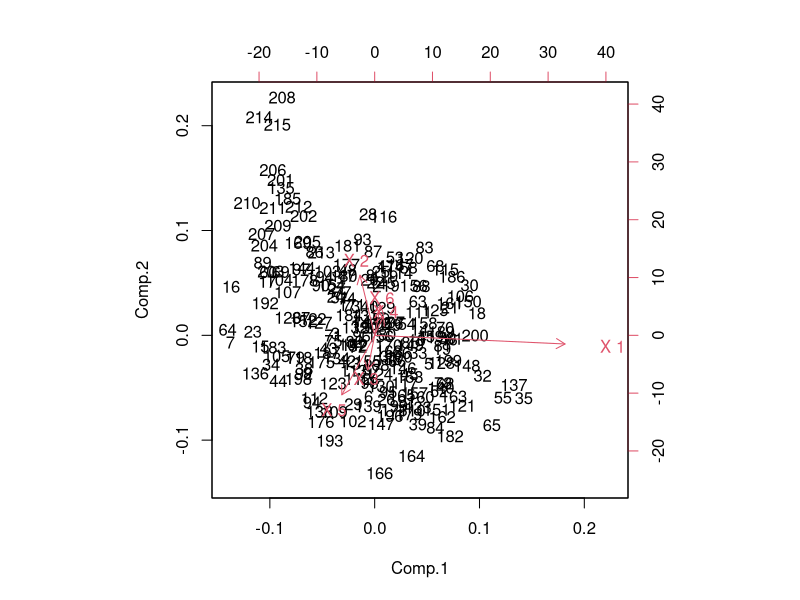
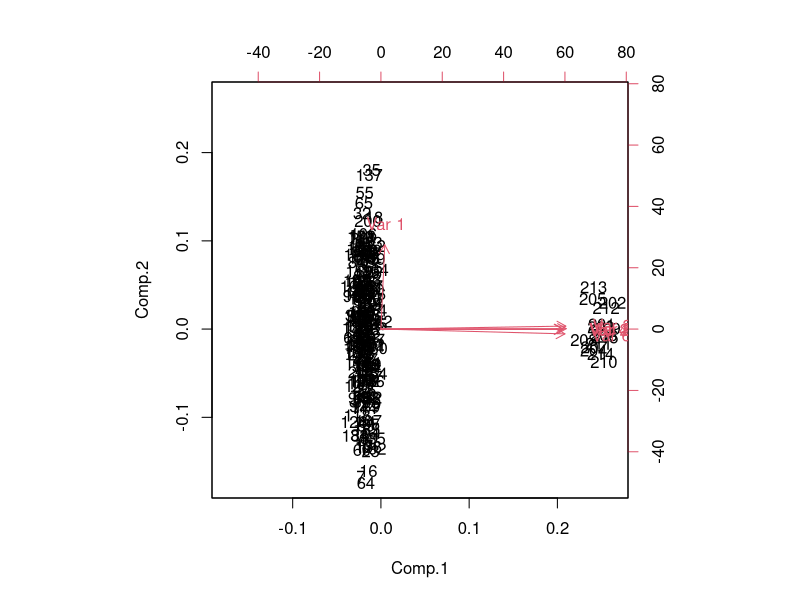
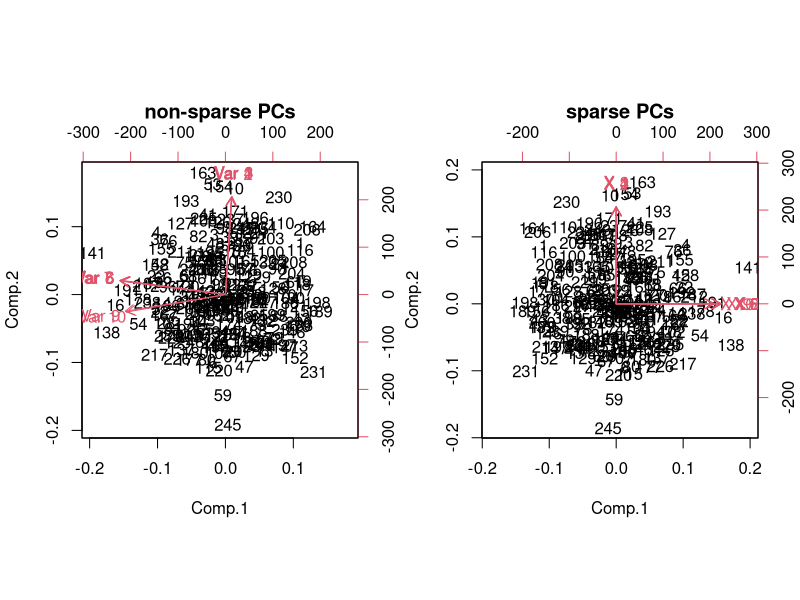
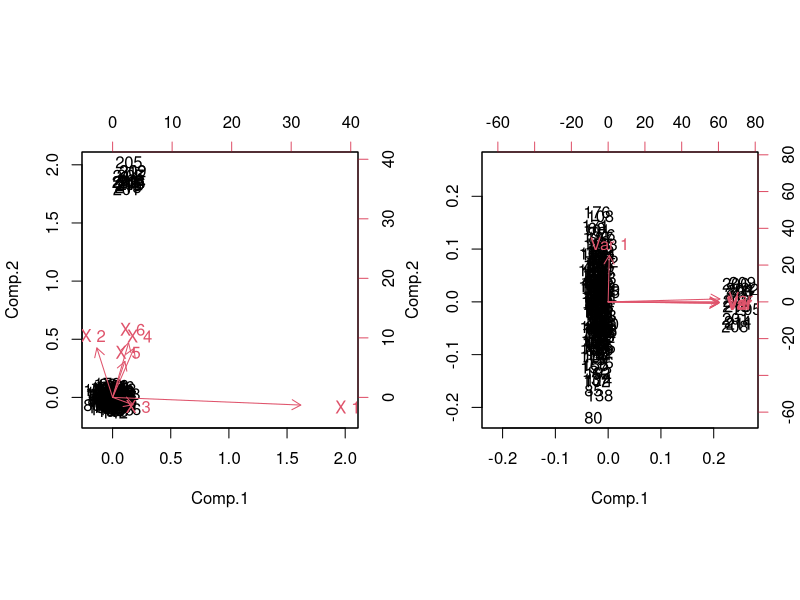
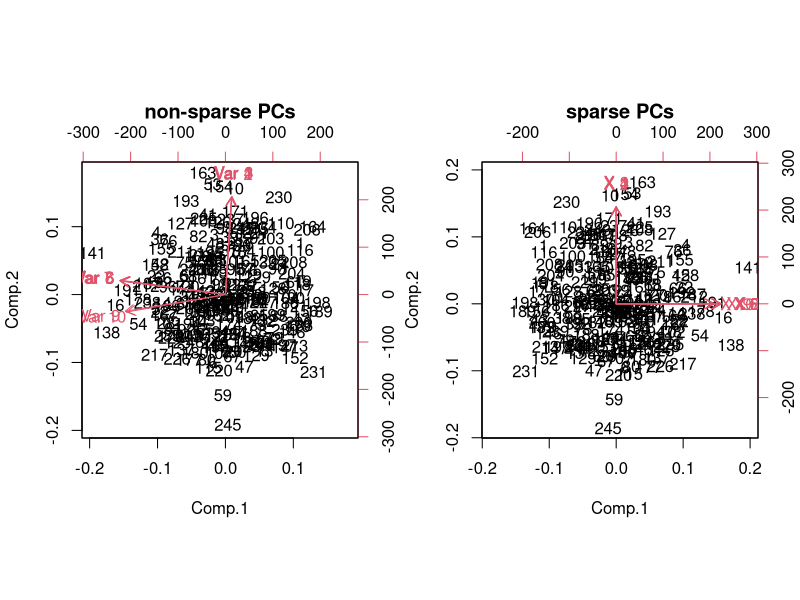
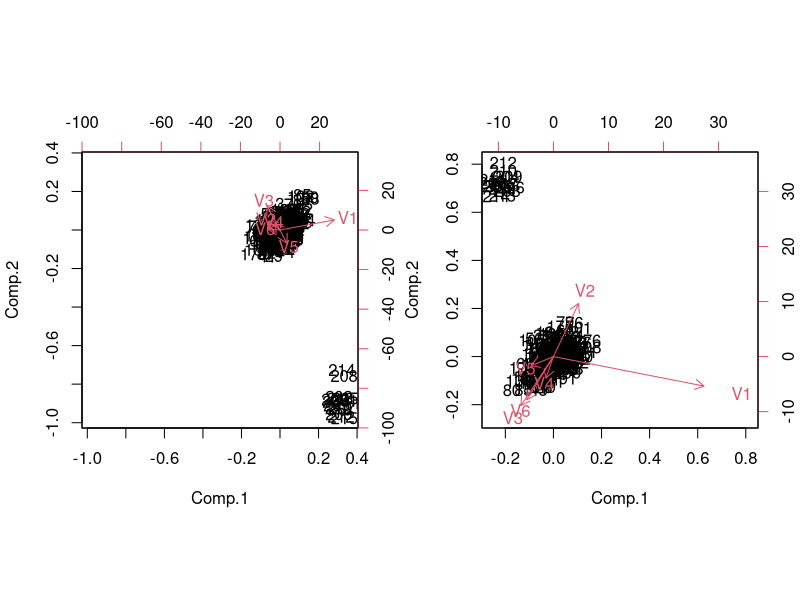
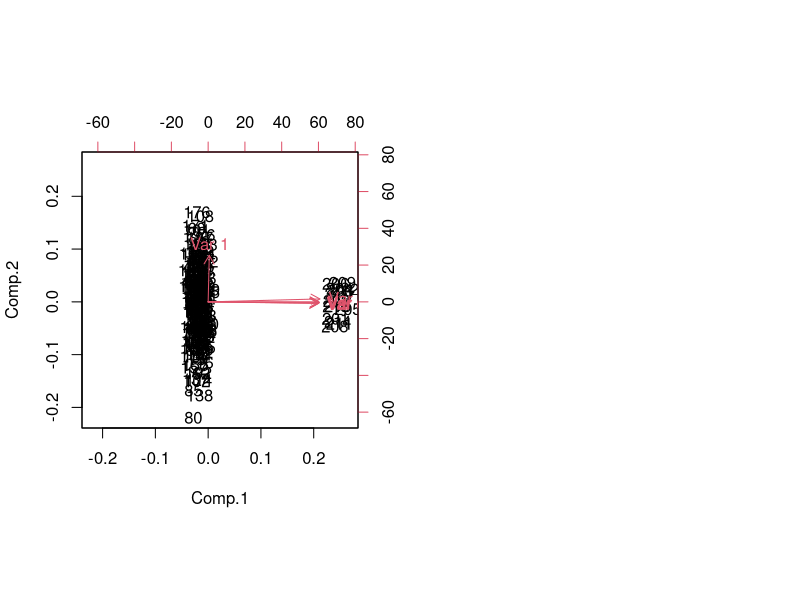
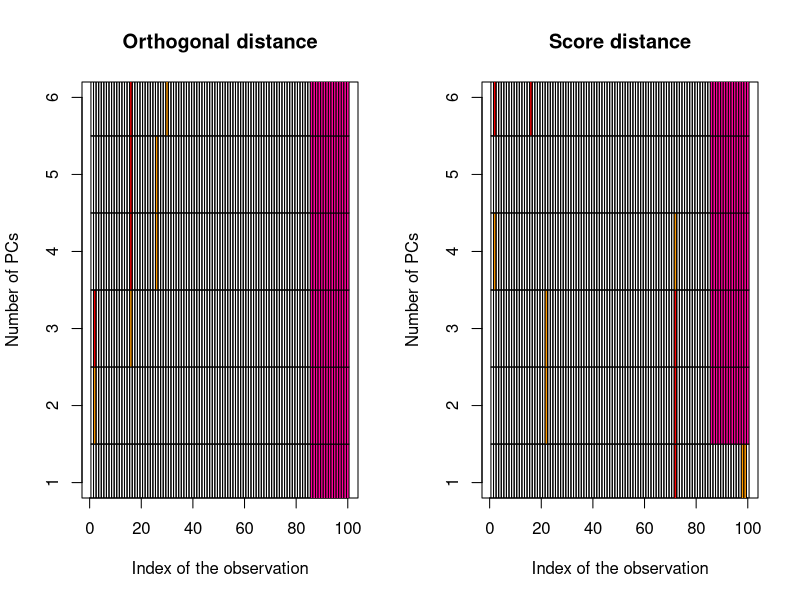

Here is the R script that generated these plots, in order:
library(pcaPP)
test_1 <- function() {
      print("IN FUN 1")
      # multivariate data with outliers
      library(mvtnorm)
      x <- rbind(rmvnorm(200, rep(0, 6), diag(c(5, rep(1,5)))),
            rmvnorm( 15, c(0, rep(20, 5)), diag(rep(1, 6))))
      # Here we calculate the principal components with PCAgrid
      pc <- PCAgrid(x)
      # we could draw a biplot too:
      biplot(pc)
      # now we want to compare the results with the non-robust principal components
      pc <- princomp(x)
      # again, a biplot for comparison:
      biplot(pc)

      ##  Sparse loadings
      set.seed (0)
      x <- data.Zou ()

                  ##  applying PCA
      pc <-  princomp (x)
                  ##  the corresponding non-sparse loadings
      unclass (pc$load[,1:3])
      pc$sdev[1:3]

                  ##  lambda as calculated in the opt.TPO - example
      lambda <- c (0.23, 0.34, 0.005)
                  ##  applying sparse PCA
      spc <- sPCAgrid (x, k = 3, lambda = lambda, method = "sd")
      unclass (spc$load)
      spc$sdev[1:3]

                  ## comparing the non-sparse and sparse biplot
      par (mfrow = 1:2)
      biplot (pc, main = "non-sparse PCs")
      biplot (spc, main = "sparse PCs")
}

test_1()

test_2 <- function() {
      # multivariate data with outliers
      library(mvtnorm)
      x <- rbind(rmvnorm(200, rep(0, 6), diag(c(5, rep(1,5)))),
            rmvnorm( 15, c(0, rep(20, 5)), diag(rep(1, 6))))
      # Here we calculate the principal components with PCAgrid
      pc <- PCAproj(x, 6)
      # we could draw a biplot too:
      biplot(pc)

      # we could use another calculation method and another objective function, and 
      # maybe only calculate the first three principal components:
      pc <- PCAproj(x, 3, "qn", "sphere")
      biplot(pc)

      # now we want to compare the results with the non-robust principal components
      pc <- princomp(x)
      # again, a biplot for comparision:
      biplot(pc)
}

test_3 <- function() {
      # multivariate data with outliers
      library(mvtnorm)
      x <- rbind(rmvnorm(85, rep(0, 6), diag(c(5, rep(1,5)))),
            rmvnorm( 15, c(0, rep(20, 5)), diag(rep(1, 6))))
      # Here we calculate the principal components with PCAgrid
      pcrob <- PCAgrid(x, k=6)
      resrob <- PCdiagplot(x,pcrob,plotbw=FALSE)

      # compare with classical method:
      pcclass <- PCAgrid(x, k=6, method="sd")
      resclass <- PCdiagplot(x,pcclass,plotbw=FALSE)
}

test_4 <- function() {
      x <- rnorm(100, 10, 5)
      x <- ScaleAdv(x)$x

      # can be used with multivariate data too
      library(mvtnorm)
      x <- rmvnorm(100, 3:7, diag((7:3)^2))
      res <- ScaleAdv(x, center = l1median, scale = mad)
      res

      # instead of using an estimator, you could specify the center and scale yourself too
      x <- rmvnorm(100, 3:7, diag((7:3)^2))
      res <- ScaleAdv(x, 3:7, 7:3)
      res
}

test_5 <- function() {

      set.seed (100)		## creating test data
      n <- 1000
      x <- rnorm (n)
      y <- x+  rnorm (n)

      tim <- proc.time ()[1]	## applying cor.fk
      cor.fk (x, y)
      cat ("cor.fk runtime [s]:", proc.time ()[1] - tim, "(n =", length (x), ")\n")

      tim <- proc.time ()[1]	## applying cor (standard R implementation)
      cor (x, y, method = "kendall")
      cat ("cor runtime [s]:", proc.time ()[1] - tim, "(n =", length (x), ")\n")

            ##	applying cor and cor.fk on data containing				

      Xt <- cbind (c (x, as.integer (x)), c (y, as.integer (y)))

      tim <- proc.time ()[1]	## applying cor.fk
      cor.fk (Xt)
      cat ("cor.fk runtime [s]:", proc.time ()[1] - tim, "(n =", nrow (Xt), ")\n")

      tim <- proc.time ()[1]	## applying cor (standard R implementation)
      cor (Xt, method = "kendall")
      cat ("cor runtime [s]:", proc.time ()[1] - tim, "(n =", nrow (Xt), ")\n")
}

test_6 <- function() {
      # multivariate data with outliers
      library(mvtnorm)
      x <- rbind(rmvnorm(200, rep(0, 6), diag(c(5, rep(1,5)))),
            rmvnorm( 15, c(0, rep(20, 5)), diag(rep(1, 6))))
      pc <- princomp(x)
      covPC(pc, k=2)
}

test_7 <- function() {
      # multivariate data with outliers
      library(mvtnorm)
      x <- rbind(rmvnorm(200, rep(0, 6), diag(c(5, rep(1,5)))),
            rmvnorm( 15, c(0, rep(20, 5)), diag(rep(1, 6))))
      covPCAproj(x)
      # compare with classical covariance matrix:
      cov(x)
}

test_8 <- function() {
                  ##  data generation
      set.seed (0)
      x <- data.Zou ()

                  ##  applying PCA
      pc <-  princomp (x)
                  ##  the corresponding non-sparse loadings
      unclass (pc$load[,1:3])
      pc$sdev[1:3]

                  ##  lambda as calculated in the opt.TPO - example
      lambda <- c (0.23, 0.34, 0.005)
                  ##  applying sparse PCA
      spc <- sPCAgrid (x, k = 3, lambda = lambda, method = "sd")
      unclass (spc$load)
      spc$sdev[1:3]

                  ## comparing the non-sparse and sparse biplot
      par (mfrow = 1:2)
      biplot (pc, main = "non-sparse PCs")
      biplot (spc, main = "sparse PCs")
}

test_9 <- function() {
      l1median(rnorm(100), trace = -1) # this returns the median of the sample

      # multivariate data with outliers
      library(mvtnorm)
      x <- rbind(rmvnorm(200, rep(0, 4), diag(c(1, 1, 2, 2))), 
            rmvnorm( 50, rep(3, 4), diag(rep(2, 4))))
      l1median(x, trace = -1)
      # compare with coordinate-wise median:
      apply(x,2,median)
}

test_10 <- function() {

      # multivariate data with outliers
      library(mvtnorm)
      x <- rbind(rmvnorm(200, rep(0, 4), diag(c(1, 1, 2, 2))), 
            rmvnorm( 50, rep(3, 4), diag(rep(2, 4))))

      l1median_NM (x)$par
      l1median_CG (x)$par
      l1median_BFGS (x)$par
      l1median_NLM (x)$par
      l1median_HoCr (x)$par
      l1median_VaZh (x)$par

      # compare with coordinate-wise median:
      apply(x,2,median)
}

test_11 <- function() {

      set.seed (0)
                        ##  generate test data
      x <- data.Zou (n = 250)

      k.max <- 3          ##  max number of considered sparse PCs

                        ##  arguments for the sPCAgrid algorithm
      maxiter <- 25       ##    the maximum number of iterations
      method <- "sd"      ##    using classical estimations

                        ##  Optimizing the TPO criterion
      oTPO <- opt.TPO (x, k.max = k.max, method = method, maxiter = maxiter)

                        ##  Optimizing the BIC criterion
      oBIC <- opt.BIC (x, k.max = k.max, method = method, maxiter = maxiter)

            ##  Objective function vs. lambda
      par (mfrow = c (2, k.max))
      for (i in 1:k.max)        objplot (oTPO, k = i)
      for (i in 1:k.max)        objplot (oBIC, k = i)
}

test_12 <- function() {

      set.seed (0)
                        ##  generate test data
      x <- data.Zou (n = 250)

      k.max <- 3          ##  max number of considered sparse PCs

                        ##  arguments for the sPCAgrid algorithm
      maxiter <- 25       ##    the maximum number of iterations
      method <- "sd"      ##    using classical estimations

                        ##  Optimizing the TPO criterion
      oTPO <- opt.TPO (x, k.max = k.max, method = method, maxiter = maxiter)

      oTPO$pc             ##  the model selected by opt.TPO
      oTPO$pc$load        ##  and the according sparse loadings.

                        ##  Optimizing the BIC criterion
      oBIC <- opt.BIC (x, k.max = k.max, method = method, maxiter = maxiter)

      oBIC$pc[[1]]        ##  the first model selected by opt.BIC (k = 1)

            ##  Tradeoff Curves: Explained Variance vs. sparseness
      par (mfrow = c (2, k.max))
      for (i in 1:k.max)        plot (oTPO, k = i)
      for (i in 1:k.max)        plot (oBIC, k = i)

            ##  Tradeoff Curves: Explained Variance vs. lambda
      par (mfrow = c (2, k.max))
      for (i in 1:k.max)        plot (oTPO, k = i, f.x = "lambda")
      for (i in 1:k.max)        plot (oBIC, k = i, f.x = "lambda")

            ##  Objective function vs. lambda
      par (mfrow = c (2, k.max))
      for (i in 1:k.max)        objplot (oTPO, k = i)
      for (i in 1:k.max)        objplot (oBIC, k = i)
}

test_13 <- function() {

      set.seed (0)
                        ##  generate test data
      x <- data.Zou (n = 250)

      k.max <- 3          ##  max number of considered sparse PCs

                        ##  arguments for the sPCAgrid algorithm
      maxiter <- 25       ##    the maximum number of iterations
      method <- "sd"      ##    using classical estimations

                        ##  Optimizing the TPO criterion
      oTPO <- opt.TPO (x, k.max = k.max, method = method, maxiter = maxiter)

                        ##  Optimizing the BIC criterion
      oBIC <- opt.BIC (x, k.max = k.max, method = method, maxiter = maxiter)

            ##  Tradeoff Curves: Explained Variance vs. sparseness
      par (mfrow = c (2, k.max))
      for (i in 1:k.max)        plot (oTPO, k = i)
      for (i in 1:k.max)        plot (oBIC, k = i)

            ##  Explained Variance vs. lambda
      par (mfrow = c (2, k.max))
      for (i in 1:k.max)        plot (oTPO, k = i, f.x = "lambda")
      for (i in 1:k.max)        plot (oBIC, k = i, f.x = "lambda")
}


























print("Running test_1\n")
test_1()

print("Running test_2\n")
test_2()

print("Running test_3\n")
test_3()

print("Running test_4\n")
test_4()

print("Running test_5\n")
test_5()

print("Running test_6\n")
test_6()

print("Running test_7\n")
test_7()

print("Running test_8\n")
test_8()

print("Running test_9\n")
test_9()

print("Running test_10\n")
test_10()

print("Running test_11\n")
test_11()

print("Running test_12\n")
test_12()

print("Running test_13\n")
test_13()
